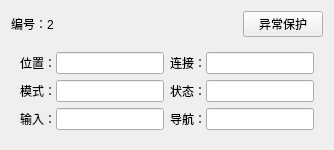
                  <widget class="QWidget" name="widget_5" native="true">
                   <layout class="QVBoxLayout" name="verticalLayout_11" stretch="1,3">
                    <item>
                     <layout class="QHBoxLayout" name="horizontalLayout_15">
                      <item>
                       <widget class="QLabel" name="label_15">
                        <property name="text">
                         <string>编号：2</string>
                        </property>
                       </widget>
                      </item>
                      <item>
                       <spacer name="horizontalSpacer_3">
                        <property name="orientation">
                         <enum>Qt::Horizontal</enum>
                        </property>
                        <property name="sizeHint" stdset="0">
                         <size>
                          <width>40</width>
                          <height>20</height>
                         </size>
                        </property>
                       </spacer>
                      </item>
                      <item>
                       <widget class="QPushButton" name="pushButton_14">
                        <property name="text">
                         <string>异常保护</string>
                        </property>
                       </widget>
                      </item>
                     </layout>
                    </item>
                    <item>
                     <widget class="QWidget" name="widget_22" native="true">
                      <layout class="QGridLayout" name="gridLayout_6">
                       <item row="0" column="0">
                        <widget class="QWidget" name="widget_23" native="true">
                         <layout class="QHBoxLayout" name="horizontalLayout_16">
                          <property name="spacing">
                           <number>0</number>
                          </property>
                          <property name="leftMargin">
                           <number>0</number>
                          </property>
                          <property name="topMargin">
                           <number>0</number>
                          </property>
                          <property name="rightMargin">
                           <number>0</number>
                          </property>
                          <property name="bottomMargin">
                           <number>0</number>
                          </property>
                          <item>
                           <widget class="QLabel" name="label_16">
                            <property name="text">
                             <string>位置：</string>
                            </property>
                           </widget>
                          </item>
                          <item>
                           <widget class="QLineEdit" name="Edit_flight_2_pos"/>
                          </item>
                         </layout>
                        </widget>
                       </item>
                       <item row="0" column="1">
                        <widget class="QWidget" name="widget_24" native="true">
                         <layout class="QHBoxLayout" name="horizontalLayout_17">
                          <property name="spacing">
                           <number>0</number>
                          </property>
                          <property name="leftMargin">
                           <number>0</number>
                          </property>
                          <property name="topMargin">
                           <number>0</number>
                          </property>
                          <property name="rightMargin">
                           <number>0</number>
                          </property>
                          <property name="bottomMargin">
                           <number>0</number>
                          </property>
                          <item>
                           <widget class="QLabel" name="label_17">
                            <property name="text">
                             <string>连接：</string>
                            </property>
                           </widget>
                          </item>
                          <item>
                           <widget class="QLineEdit" name="Edit_flight_2_connected"/>
                          </item>
                         </layout>
                        </widget>
                       </item>
                       <item row="1" column="0">
                        <widget class="QWidget" name="widget_25" native="true">
                         <layout class="QHBoxLayout" name="horizontalLayout_18">
                          <property name="spacing">
                           <number>0</number>
                          </property>
                          <property name="leftMargin">
                           <number>0</number>
                          </property>
                          <property name="topMargin">
                           <number>0</number>
                          </property>
                          <property name="rightMargin">
                           <number>0</number>
                          </property>
                          <property name="bottomMargin">
                           <number>0</number>
                          </property>
                          <item>
                           <widget class="QLabel" name="label_18">
                            <property name="text">
                             <string>模式：</string>
                            </property>
                           </widget>
                          </item>
                          <item>
                           <widget class="QLineEdit" name="lineEdit_13"/>
                          </item>
                         </layout>
                        </widget>
                       </item>
                       <item row="1" column="1">
                        <widget class="QWidget" name="widget_26" native="true">
                         <layout class="QHBoxLayout" name="horizontalLayout_19">
                          <property name="spacing">
                           <number>0</number>
                          </property>
                          <property name="leftMargin">
                           <number>0</number>
                          </property>
                          <property name="topMargin">
                           <number>0</number>
                          </property>
                          <property name="rightMargin">
                           <number>0</number>
                          </property>
                          <property name="bottomMargin">
                           <number>0</number>
                          </property>
                          <item>
                           <widget class="QLabel" name="label_19">
                            <property name="text">
                             <string>状态：</string>
                            </property>
                           </widget>
                          </item>
                          <item>
                           <widget class="QLineEdit" name="lineEdit_14"/>
                          </item>
                         </layout>
                        </widget>
                       </item>
                       <item row="2" column="0">
                        <widget class="QWidget" name="widget_27" native="true">
                         <layout class="QHBoxLayout" name="horizontalLayout_20">
                          <property name="spacing">
                           <number>0</number>
                          </property>
                          <property name="leftMargin">
                           <number>0</number>
                          </property>
                          <property name="topMargin">
                           <number>0</number>
                          </property>
                          <property name="rightMargin">
                           <number>0</number>
                          </property>
                          <property name="bottomMargin">
                           <number>0</number>
                          </property>
                          <item>
                           <widget class="QLabel" name="label_20">
                            <property name="text">
                             <string>输入：</string>
                            </property>
                           </widget>
                          </item>
                          <item>
                           <widget class="QLineEdit" name="lineEdit_15"/>
                          </item>
                         </layout>
                        </widget>
                       </item>
                       <item row="2" column="1">
                        <widget class="QWidget" name="widget_28" native="true">
                         <layout class="QHBoxLayout" name="horizontalLayout_21">
                          <property name="spacing">
                           <number>0</number>
                          </property>
                          <property name="leftMargin">
                           <number>0</number>
                          </property>
                          <property name="topMargin">
                           <number>0</number>
                          </property>
                          <property name="rightMargin">
                           <number>0</number>
                          </property>
                          <property name="bottomMargin">
                           <number>0</number>
                          </property>
                          <item>
                           <widget class="QLabel" name="label_21">
                            <property name="text">
                             <string>导航：</string>
                            </property>
                           </widget>
                          </item>
                          <item>
                           <widget class="QLineEdit" name="lineEdit_16"/>
                          </item>
                         </layout>
                        </widget>
                       </item>
                      </layout>
                     </widget>
                    </item>
                   </layout>
                  </widget>
